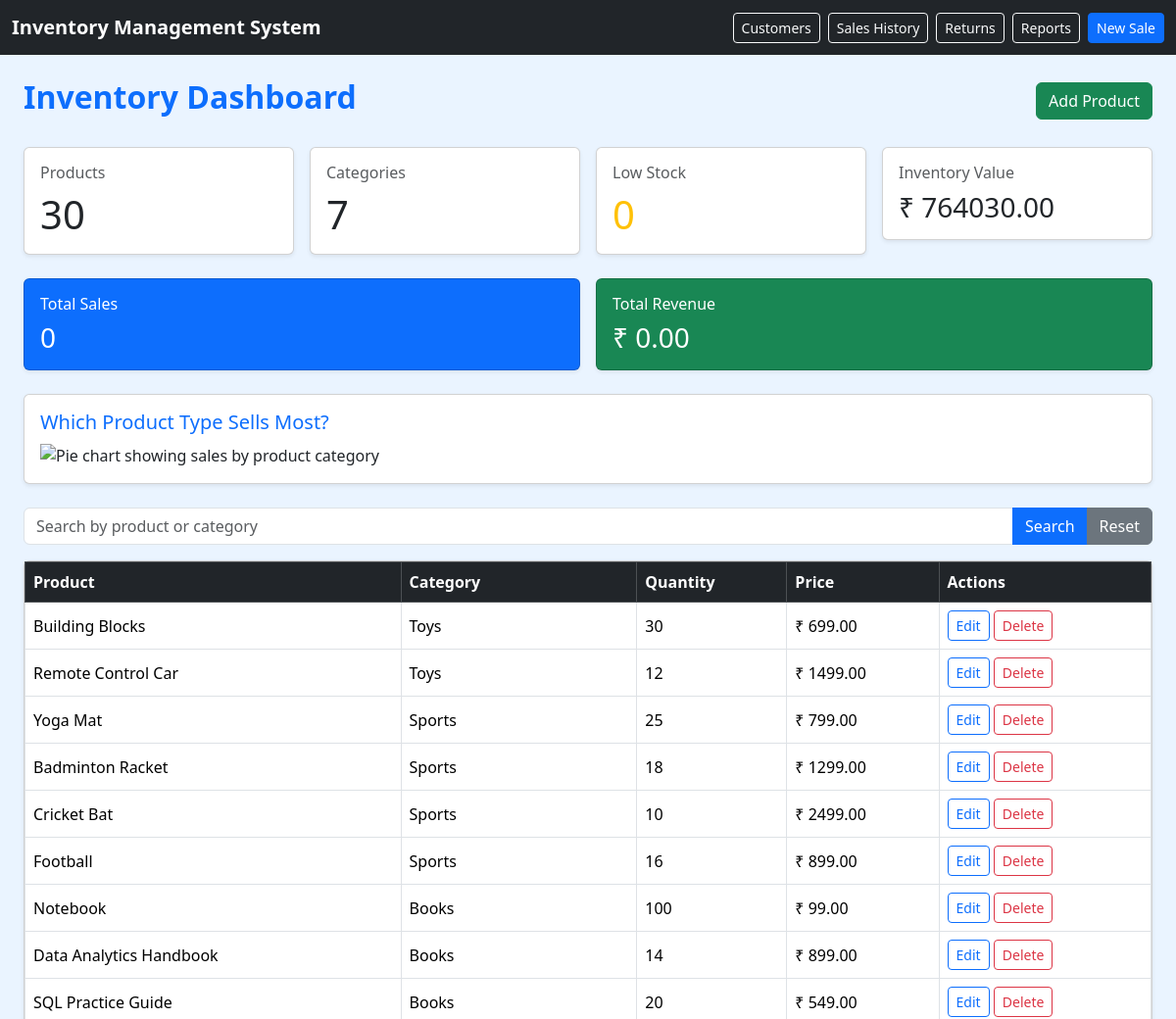
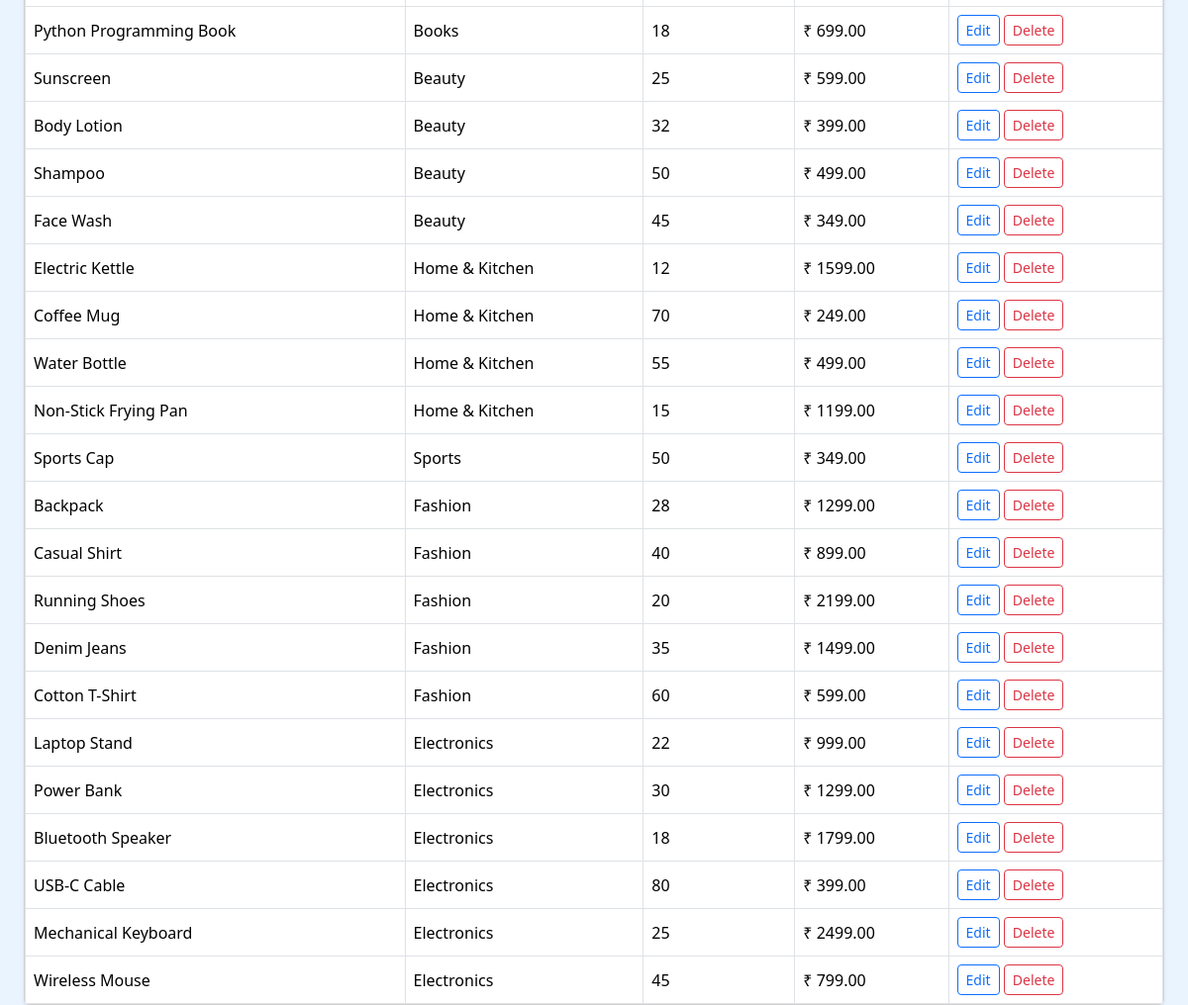
Before: / with the older database file (2 pictures, top to bottom).
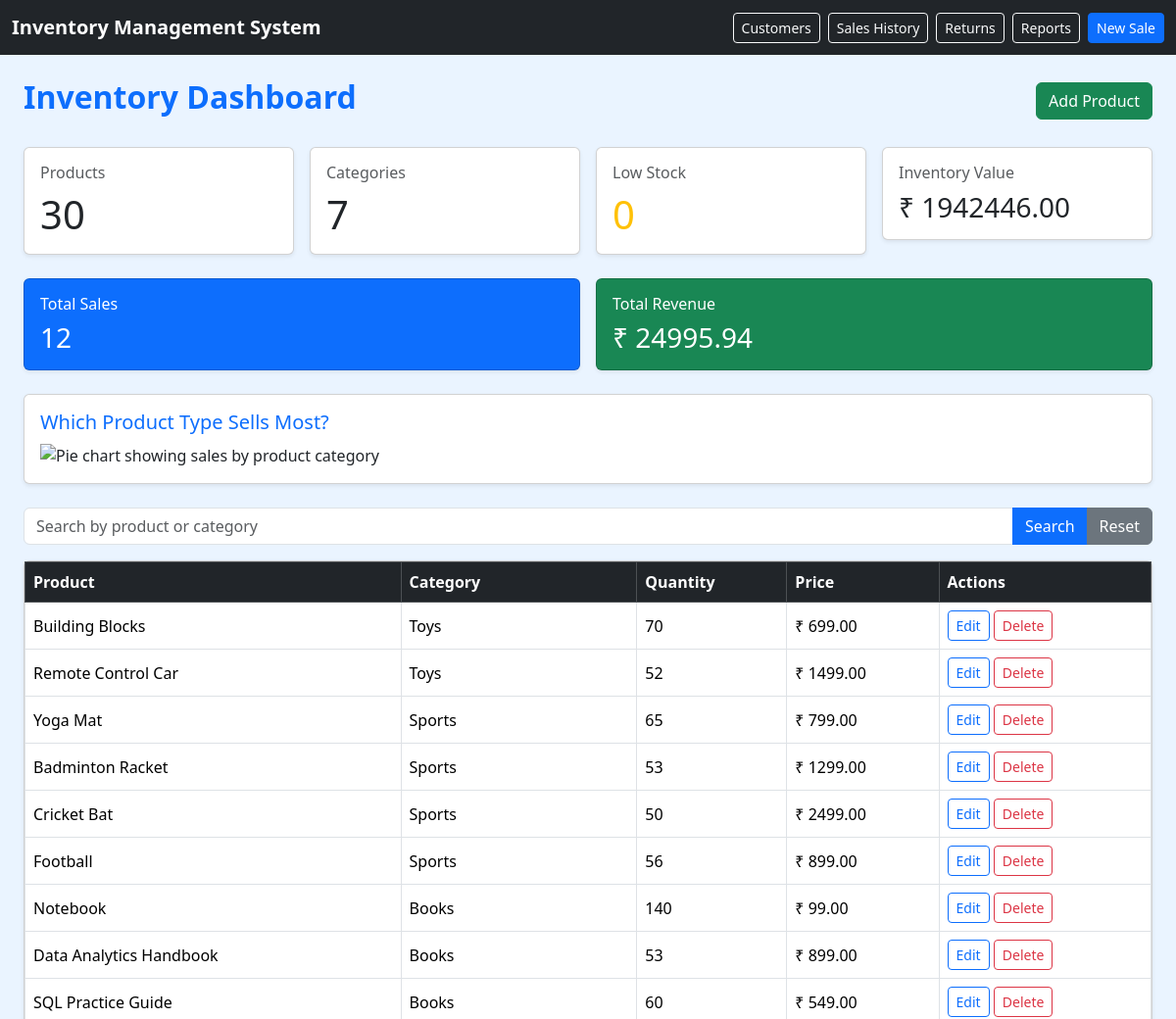
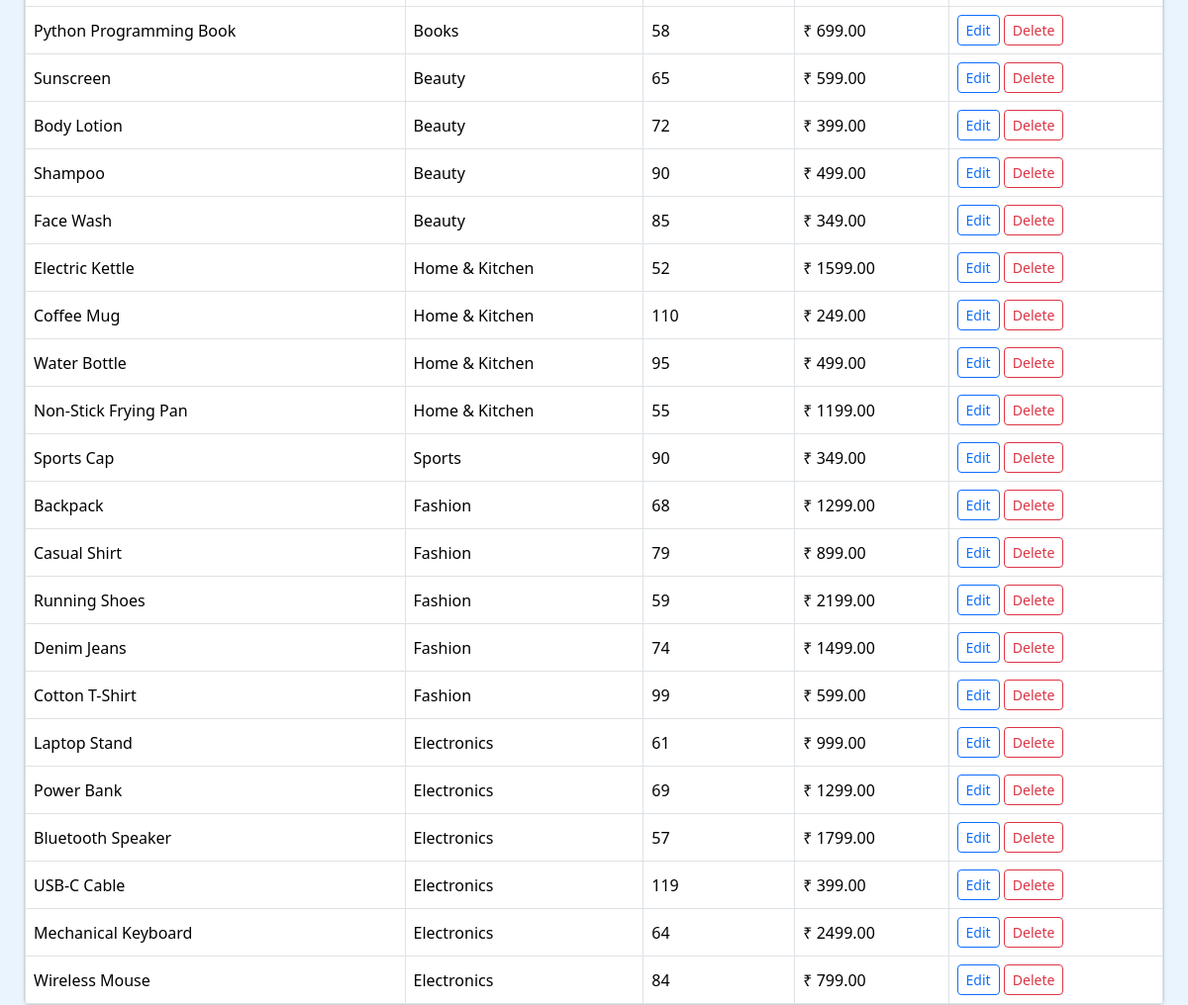
After: the same page with the newer database file (2 pictures, top to bottom).
### tables this page shows
CREATE TABLE products (
            product_id INTEGER PRIMARY KEY AUTOINCREMENT,
            product_name TEXT NOT NULL,
            category TEXT NOT NULL,
            quantity INTEGER NOT NULL,
            price REAL NOT NULL
        );

### app.py (the view)
@app.route("/")
def home():
    conn = connect_db()
    cursor = conn.cursor()
    cursor.execute("""
        SELECT *
        FROM products
        ORDER BY product_id DESC
    """)
    products = cursor.fetchall()
    cursor.execute("""
        SELECT COUNT(*)
        FROM products
    """)
    total_products = cursor.fetchone()[0]
    cursor.execute("""
        SELECT COUNT(DISTINCT category)
        FROM products
    """)
    total_categories = cursor.fetchone()[0]
    cursor.execute("""
        SELECT COUNT(*)
        FROM products
        WHERE quantity < 10
    """)
    low_stock = cursor.fetchone()[0]
    cursor.execute("""
        SELECT SUM(quantity * price)
        FROM products
    """)
    total_value = cursor.fetchone()[0] or 0
    cursor.execute("""
        SELECT COUNT(*)
        FROM sales
    """)
    total_sales = cursor.fetchone()[0]
    cursor.execute("""
        SELECT SUM(grand_total)
        FROM sales
    """)
    total_revenue = cursor.fetchone()[0] or 0
    conn.close()
    sales_chart = create_sales_chart()
    return render_template(
        "index.html",
        products=products,
        total_products=total_products,
        total_categories=total_categories,
        low_stock=low_stock,
        total_value=total_value,
        total_sales=total_sales,
        total_revenue=total_revenue,
        sales_chart=sales_chart
    )

### app.py (called while the page is built)
def connect_db():
    conn = sqlite3.connect("inventory.db")
    conn.row_factory = sqlite3.Row
    conn.execute("PRAGMA foreign_keys = ON")
    return conn

### templates/index.html (shortened to what the changed rows need)
<!DOCTYPE html>
<html lang="en">
<head>
    <link href="https://cdn.jsdelivr.net/npm/bootstrap@5.3.3/dist/css/bootstrap.min.css" rel="stylesheet">
    <link rel="stylesheet" href="{{ url_for('static', filename='css/style.css') }}">
</head>
<body class="inventory-page">
    <main class="container-fluid px-4 mt-4">
        <div class="d-flex justify-content-between align-items-center mb-4">
            <h1 class="h2 text-primary fw-bold">Inventory Dashboard</h1>
        </div>
        <div class="row g-3 mb-4">
            <div class="col-sm-6 col-xl-3"><div class="card shadow-sm"><div class="card-body"><h6 class="text-muted">Inventory Value</h6><p class="h3 mb-0">₹ {{ "%.2f"|format(total_value) }}</p></div></div></div>
        </div>
        <div class="row g-3 mb-4">
            <div class="col-md-6"><div class="card bg-primary text-white shadow-sm"><div class="card-body"><h6>Total Sales</h6><p class="h3 mb-0">{{ total_sales }}</p></div></div></div>
            <div class="col-md-6"><div class="card bg-success text-white shadow-sm"><div class="card-body"><h6>Total Revenue</h6><p class="h3 mb-0">₹ {{ "%.2f"|format(total_revenue) }}</p></div></div></div>
        </div>
        <div class="card shadow-sm mb-4">
            <div class="card-body">
                <h2 class="h5 text-primary">Which Product Type Sells Most?</h2>
            </div>
        </div>
        <div class="card shadow-sm">
            <div class="table-responsive">
                <table class="table table-bordered table-hover align-middle mb-0">
                    <thead class="table-dark"><tr><th>Product</th><th>Category</th><th>Quantity</th><th>Price</th><th>Actions</th></tr></thead>
                    <tbody>
                        {% for product in products %}
                            <tr>
                                <td>{{ product.product_name }}</td>
                                <td>{{ product.category }}</td>
                                <td class="{% if product.quantity < 10 %}text-warning fw-bold{% endif %}">{{ product.quantity }}</td>
                                <td>₹ {{ "%.2f"|format(product.price) }}</td>
                                <td><a href="/edit/{{ product.product_id }}" class="btn btn-sm btn-outline-primary">Edit</a> <a href="/delete/{{ product.product_id }}" class="btn btn-sm btn-outline-danger" onclick="return confirm('Delete this product?')">Delete</a></td>
                            </tr>
                        {% else %}
                            <tr><td colspan="5" class="text-center text-muted py-4">No products found.</td></tr>
                        {% endfor %}
                    </tbody>
                </table>
            </div>
        </div>
    </main>
</body>
</html>

Changed rows visible on the page:
changed products "Building Blocks": quantity "30" → "70"
changed products "Remote Control Car": quantity "12" → "52"
changed products "Yoga Mat": quantity "25" → "65"
changed products "Badminton Racket": quantity "18" → "53"
changed products "Cricket Bat": quantity "10" → "50"
changed products "Football": quantity "16" → "56"
changed products "Notebook": quantity "100" → "140"
changed products "Data Analytics Handbook": quantity "14" → "53"
changed products "SQL Practice Guide": quantity "20" → "60"
changed products "Python Programming Book": quantity "18" → "58"
changed products "Sunscreen": quantity "25" → "65"
changed products "Body Lotion": quantity "32" → "72"
changed products "Shampoo": quantity "50" → "90"
changed products "Face Wash": quantity "45" → "85"
changed products "Electric Kettle": quantity "12" → "52"
changed products "Coffee Mug": quantity "70" → "110"
changed products "Water Bottle": quantity "55" → "95"
changed products "Non-Stick Frying Pan": quantity "15" → "55"
changed products "Sports Cap": quantity "50" → "90"
changed products "Backpack": quantity "28" → "68"
changed products "Casual Shirt": quantity "40" → "79"
changed products "Running Shoes": quantity "20" → "59"
changed products "Denim Jeans": quantity "35" → "74"
changed products "Cotton T-Shirt": quantity "60" → "99"
changed products "Laptop Stand": quantity "22" → "61"
changed products "Power Bank": quantity "30" → "69"
changed products "Bluetooth Speaker": quantity "18" → "57"
changed products "USB-C Cable": quantity "80" → "119"
changed products "Mechanical Keyboard": quantity "25" → "64"
changed products "Wireless Mouse": quantity "45" → "84"
Other visible differences:
{{ "%.2f"|format(total_value) }}: "764030.00" → "1942446.00"
{{ total_sales }}: "0" → "12"
{{ "%.2f"|format(total_revenue) }}: "0.00" → "24995.94"
